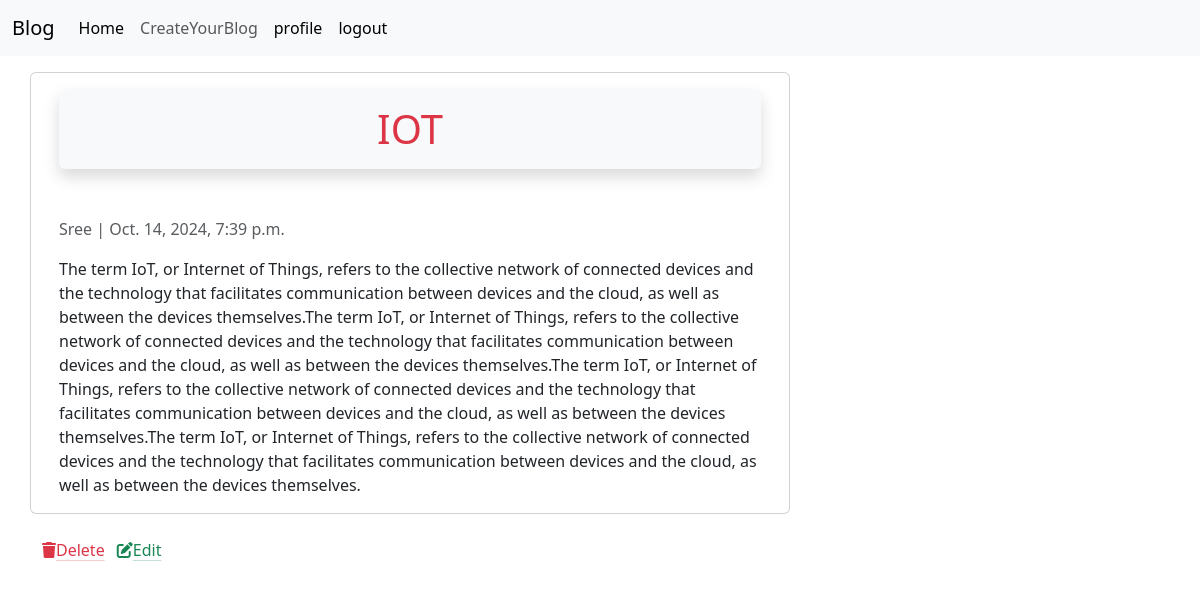
The app's page /iot-description/ with its own data.
### blog/models.py (models this page shows, shortened)
class Post(models.Model):
    title=models.CharField(max_length=200,unique=True)
    author=models.ForeignKey(User,on_delete=models.CASCADE)
    content=models.TextField()
    created_at=models.DateTimeField(auto_now_add=True)
    updated_at=models.DateTimeField(auto_now=True)
    slug=models.SlugField(max_length=1000,null=True,blank=True)
    class Meta:
        ordering=['-created_at']

### blog/views.py (the view)
# urls.py: path('<slug:slug>/',views.BlogDetailView.as_view(),name="blog-detail"),
class BlogDetailView(generic.DetailView):
    model = Post
    template_name = 'blog_details.html'

### blog/templates/blog_details.html
{% extends 'base.html' %}
{% block content %}
<div class="container">
  <div class="row">
    <div class="col-md-8 card mb-4  mt-3 left  top">
      <div class="card-body">
        <h1 class="text-center text-danger shadow p-3 mb-5 bg-body-tertiary rounded">{% block title %} {{ object.title }} {% endblock title %}</h1>
        <p class=" text-muted">{{ object.author}} | {{ object.created_at }}</p>
        <p class="card-text ">{{ object.content | safe }}</p>
      </div>
    </div>
  </div>
  <div>
    <a href="{%url 'blog-delete' object.id%}" class="me-2 link-danger link-offset-2 link-underline-opacity-25 link-underline-opacity-100-hover"></i><i class="fa-solid fa-trash"></i>Delete</a>
    <a href="{%url 'blog-edit' object.id%}" class="me-2 link-success link-offset-2 link-underline-opacity-25 link-underline-opacity-100-hover"><i class="fa-solid fa-pen-to-square"></i>Edit</a>
  </div>
</div>
{% endblock content %}

### records on screen
Post: title "IOT", author "Sree", created_at "Oct. 14, 2024, 7:39 p.m.", content "The term IoT, or Internet of Things, refers to the collective network of connected devices and the technology that facilitates communication between devices and the cloud, as well as between the devices themselves.The term IoT, or Internet of Things, refers to the collective network of connected devices and the technology that facilitates communication between devices and the cloud, as well as between the devices themselves.The term IoT, or Internet of Things, refers to the collective network of connected devices and the technology that facilitates communication between devices and the cloud, as well as between the devices themselves.The term IoT, or Internet of Things, refers to the…"
